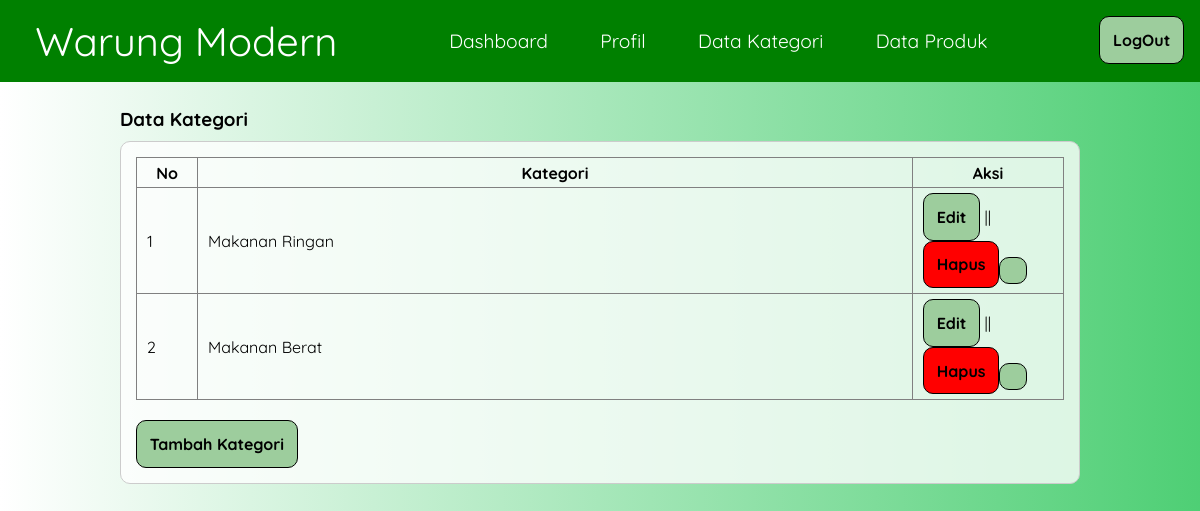
Page /data-kategori.php (signed in) on the committed database.
### tables this page shows
CREATE TABLE `tb_category` (
  `category_id` int(11) NOT NULL,
  `category_name` varchar(25) NOT NULL
);

### data-kategori.php (the view, shortened to what this page needs)
<?php
	include 'db.php';
?>
<!DOCTYPE html>
<html>
<head>
	<link rel="stylesheet" type="text/css" href="css/style.css">
</head>
<body>
	<header>
	<div class="page-header">
		<div class="logo">
			<p>Warung Modern</p>
		</div>
		<div id="navigation-bar" class="nav-bar">
			<a href="dashboard.php" class="active">Dashboard</a>
			<a href="profil.php">Profil</a>
			<a href="data-kategori.php">Data Kategori</a>
			<a href="data-produk.php">Data Produk</a>
		</div>
		<a href="keluar.php" onclick="return confirmLogout()" target="_blank"><div class="header-right"><button>LogOut</button></div></a>
		</div>
	</header>
	<div class="section">
		<div class="container">
			<h3>Data Kategori</h3>
			<div class="box">
				<table border="1" cellspacing="0" class="table">
					<thead>
						<tr>
							<th width="60px">No</th>
							<th>Kategori</th>
							<th width="150px">Aksi</th>
						</tr>
					</thead>
					<tbody>
						<?php
							$no = 1;
							$kategori = mysqli_query($conn, "SELECT * FROM tb_category ORDER BY category_id DESC");
							if(mysqli_num_rows($kategori) > 0){
							while($row = mysqli_fetch_array($kategori)){
						?>
						<tr>
							<td><?php echo $no++ ?></td>
							<td><?php echo $row['category_name'] ?></td>
							<td>
								<button><a href="edit-kategori.php?id=<?php echo $row['category_id'] ?>">Edit</a></button> || <button style="background-color:red;"><a href="proses-hapus.php?idk=<?php echo $row['category_id'] ?>" onclick="return confirm('Yakin ingin hapus ?')">Hapus</a><button>
							</td>
						</tr>
						<?php }}else{ ?>
							<tr>
								<td colspan="3">Tidak ada data</td>
							</tr>
						<?php } ?>
					</tbody>
				</table>
				<br>
				<button><a href="tambah-kategori.php">Tambah Kategori</a></button>
			</div>
		</div>
	</div>
</body>
</html>

### css/style.css (style rules this page uses)
* { padding:0; margin:0; font-family: 'Quicksand', sans-serif; }
body { background: linear-gradient(to left, rgba(34, 195, 82, 0.8), rgba(255, 255, 255, 0.8)); }
a { color: inherit; text-decoration: none; }
.page-header { background-color: #008000; padding: 1rem; display: flex; justify-content: space-between; }
.logo { color: white; align-self: center; margin-left: 1.2rem; font-size: 2.5rem; }
.nav-bar { margin: auto; }
.nav-bar a { color: white; padding: 1.5rem; cursor: pointer; text-decoration: none; font-size: 1.2rem; }
button { color: black; background-color: #9dcd9d; font-size: 1rem; font-weight: bold; border: 1px solid black; border-radius: 10px; padding: 0.8rem; }
.container { width: 80%; margin:0 auto; }
.container:after { content: ''; display: block; clear: both; }
.section { padding:25px 0; }
.box { background-color: rgba(255, 255, 255, 0.784); border:1px solid #ccc; padding:15px; box-sizing: border-box; margin:10px 0 25px 0; border-radius: 10px; }
.box:after { content: ''; display: block; clear: both; }
.table { width: 100%; border-collapse: collapse; }
.table tr { height: 30px; }
.table tr td { padding:5px 10px; }

### rows in the picture
tb_category: category_name "Makanan Ringan"
tb_category: category_name "Makanan Berat"
